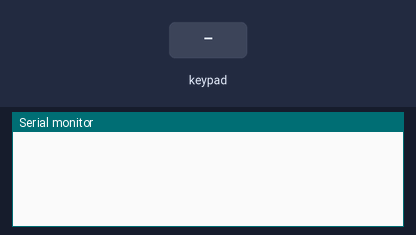
Recording of a sketch running on a simulated Arduino Uno, built with avr-gcc and run on an emulated ATmega328P. Shown: the last lines printed to the serial monitor. Inputs (shaded band) come from the test bench.

Above: at 1.2 s.
1.3 s: key '1' pressed
At 2.5 s:
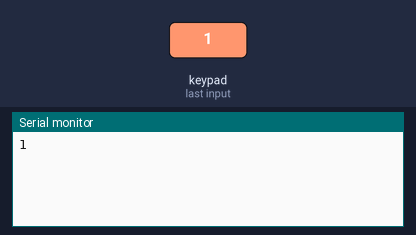
2.8 s: keypad keys 1 3 1 2 1 1 1 0 # pressed 0.4 s apart
At 6.4 s:
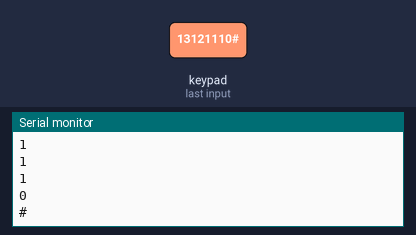
7.9 s: key '*' pressed
At 8.8 s:
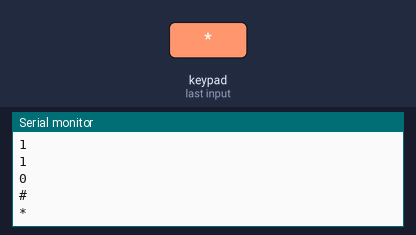
9.4 s: keypad keys 9 8 7 pressed 0.4 s apart
At 10.6 s:
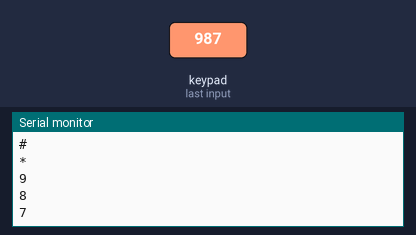
Timing chart, 0 to 12.4 s (numbered marks = the images above; inputs shaded):
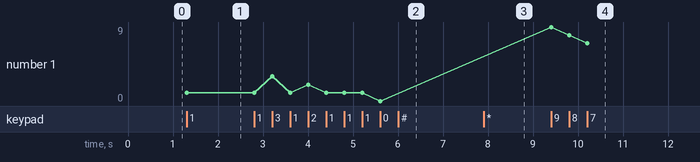

The sketch:

4x3_keyboard_to_sevseg_display.ino
```cpp
#include <Keypad.h>


const byte ROWS = 4;
const byte COLS = 3;
char keys[ROWS][COLS] = {
  {'1','2','3'},
  {'4','5','6'},
  {'7','8','9'},
  {'*','0','#'}
};

byte rowPins[ROWS] = {13, 12, 11, 10}; //connect to the row pinouts of the keypad
byte colPins[COLS] = {9, 8, 7}; //connect to the column pinouts of the keypad

Keypad keypad = Keypad( makeKeymap(keys), rowPins, colPins, ROWS, COLS );
void setup() {
  // put your setup code here, to run once:
Serial.begin(19200);
}

void loop() {
  // put your main code here, to run repeatedly:
char key = '0';
key = keypad.getKey();

  if (key){
    Serial.println(key);
  }
}
```

Measured:
- after the input at 1.3 s, the serial monitor: prints a new line at once (image 1)
- after the input at 2.8 s, the serial monitor: prints a new line after 0.41 s (image 2)
- after the input at 7.9 s, the serial monitor: prints a new line at once (image 3)
- after the input at 9.4 s, the serial monitor: prints a new line at once (image 4)
- plotted number 1: 1 → 0 after the input at 2.8 s, 0 → 7 after the input at 9.4 s
